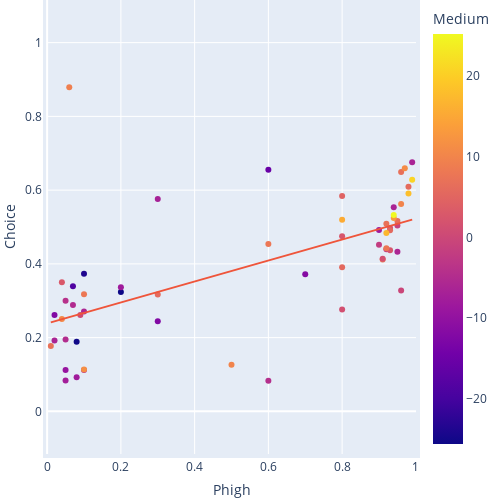

The notebook cell this image was saved under:
### Code cell
est_agg = est.groupby(['Problem', 'Phigh', 'Medium'])['Choice'].mean().reset_index()
# Create scatter plot
fig = px.scatter(est_agg, x='Phigh', y='Choice', color='Medium', trendline='ols')

# Define axis range to match both axes
axis_min = min(est_agg["Phigh"].min(), est_agg["Choice"].min())
axis_max = max(est_agg["Phigh"].max(), est_agg["Choice"].max())

# Update layout to force square aspect ratio
fig.update_layout(
    autosize=False,
    width=500,
    height=500,
    margin=dict(l=0, r=0, b=0, t=0, pad=4),
    xaxis=dict(
        scaleanchor="y",
        scaleratio=1,
        range=[axis_min, axis_max]  # Ensuring same range
    ),
    yaxis=dict(
        scaleanchor="x",
        scaleratio=1,
        range=[axis_min, axis_max]  # Ensuring same range
    )
)

# Show figure
fig.show()
results = px.get_trendline_results(fig)
print(results['px_fit_results'].values[0].summary())

### Figure 1 — Plotly figure (JSON) as saved in the notebook; plotly's stock layout.template omitted (floating-point values rounded to 4 significant figures)
{"data": [{"hovertemplate": "Phigh=%{x}<br>Choice=%{y}<br>Medium=%{marker.color}<extra></extra>", "legendgroup": "", "marker": {"color": [-0.3, -1.0, -12.2, -25.6, -1.9, -6.4, -11.7, -6.0, -6.1, -1.8, -12.1, -6.4, -9.4, -15.5, -25.4, -18.7, -23.8, -8.1, -8.4, -4.5, -4.6, 8.7, 5.6, -7.5, -6.4, -4.9, 1.2, 4.6, 7.0, 1.4, 6.4, 5.6, 6.8, -4.1, 2.2, -7.9, 1.3, -5.1, -6.9, 5.9, 15.5, 17.1, 9.2, 9.9, 2.2, 8.0, 10.6, 18.1, 9.9, 2.8, 12.8, 0.5, 11.5, 7.0, 11.0, 25.2, 7.9, 20.7, 6.0, 7.7], "coloraxis": "coloraxis", "symbol": "circle"}, "mode": "markers", "name": "", "orientation": "v", "showlegend": false, "type": "scatter", "x": [0.96, 0.95, 0.3, 0.2, 0.9, 0.99, 0.7, 0.1, 0.95, 0.92, 0.02, 0.94, 0.05, 0.6, 0.08, 0.07, 0.1, 0.2, 0.9, 0.6, 0.1, 0.91, 0.8, 0.05, 0.02, 0.05, 0.93, 0.8, 0.92, 0.91, 0.95, 0.93, 0.96, 0.05, 0.93, 0.08, 0.8, 0.07, 0.3, 0.98, 0.8, 0.92, 0.06, 0.96, 0.8, 0.1, 0.04, 0.98, 0.5, 0.04, 0.94, 0.09, 0.1, 0.01, 0.97, 0.94, 0.6, 0.99, 0.3, 0.92], "xaxis": "x", "y": [0.3275, 0.504, 0.2445, 0.3235, 0.452, 0.6755, 0.372, 0.2705, 0.433, 0.4395, 0.261, 0.5535, 0.112, 0.655, 0.189, 0.3395, 0.3735, 0.3365, 0.492, 0.083, 0.112, 0.412, 0.3905, 0.084, 0.1925, 0.195, 0.497, 0.584, 0.5085, 0.414, 0.516, 0.4915, 0.649, 0.3, 0.437, 0.0925, 0.276, 0.2885, 0.576, 0.609, 0.5195, 0.484, 0.879, 0.5625, 0.475, 0.3175, 0.2505, 0.591, 0.1265, 0.35, 0.5245, 0.261, 0.1135, 0.177, 0.659, 0.5325, 0.454, 0.628, 0.317, 0.4425], "yaxis": "y"}, {"hovertemplate": "<b>OLS trendline</b><br>Choice = 0.28441 * Phigh + 0.2384<br>R<sup>2</sup>=0.409414<br><br>Phigh=%{x}<br>Choice=%{y} <b>(trend)</b><extra></extra>", "legendgroup": "", "marker": {"symbol": "circle"}, "mode": "lines", "name": "", "showlegend": false, "type": "scatter", "x": [0.01, 0.02, 0.02, 0.04, 0.04, 0.05, 0.05, 0.05, 0.05, 0.06, 0.07, 0.07, 0.08, 0.08, 0.09, 0.1, 0.1, 0.1, 0.1, 0.1, 0.2, 0.2, 0.3, 0.3, 0.3, 0.5, 0.6, 0.6, 0.6, 0.7, 0.8, 0.8, 0.8, 0.8, 0.8, 0.9, 0.9, 0.91, 0.91, 0.92, 0.92, 0.92, 0.92, 0.93, 0.93, 0.93, 0.94, 0.94, 0.94, 0.95, 0.95, 0.95, 0.96, 0.96, 0.96, 0.97, 0.98, 0.98, 0.99, 0.99], "xaxis": "x", "y": [0.2412, 0.2441, 0.2441, 0.2498, 0.2498, 0.2526, 0.2526, 0.2526, 0.2526, 0.2555, 0.2583, 0.2583, 0.2612, 0.2612, 0.264, 0.2668, 0.2668, 0.2668, 0.2668, 0.2668, 0.2953, 0.2953, 0.3237, 0.3237, 0.3237, 0.3806, 0.409, 0.409, 0.409, 0.4375, 0.4659, 0.4659, 0.4659, 0.4659, 0.4659, 0.4944, 0.4944, 0.4972, 0.4972, 0.5001, 0.5001, 0.5001, 0.5001, 0.5029, 0.5029, 0.5029, 0.5057, 0.5057, 0.5057, 0.5086, 0.5086, 0.5086, 0.5114, 0.5114, 0.5114, 0.5143, 0.5171, 0.5171, 0.52, 0.52], "yaxis": "y"}], "layout": {"autosize": false, "coloraxis": {"colorbar": {"title": {"text": "Medium"}}, "colorscale": [[0, "#0d0887"], [0.1111, "#46039f"], [0.2222, "#7201a8"], [0.3333, "#9c179e"], [0.4444, "#bd3786"], [0.5556, "#d8576b"], [0.6667, "#ed7953"], [0.7778, "#fb9f3a"], [0.8889, "#fdca26"], [1, "#f0f921"]]}, "height": 500, "legend": {"tracegroupgap": 0}, "margin": {"b": 0, "l": 0, "pad": 4, "r": 0, "t": 0}, "width": 500, "xaxis": {"anchor": "y", "domain": [0, 1], "range": [0.01, 0.99], "scaleanchor": "y", "scaleratio": 1, "title": {"text": "Phigh"}}, "yaxis": {"anchor": "x", "domain": [0, 1], "range": [0.01, 0.99], "scaleanchor": "x", "scaleratio": 1, "title": {"text": "Choice"}}}}
